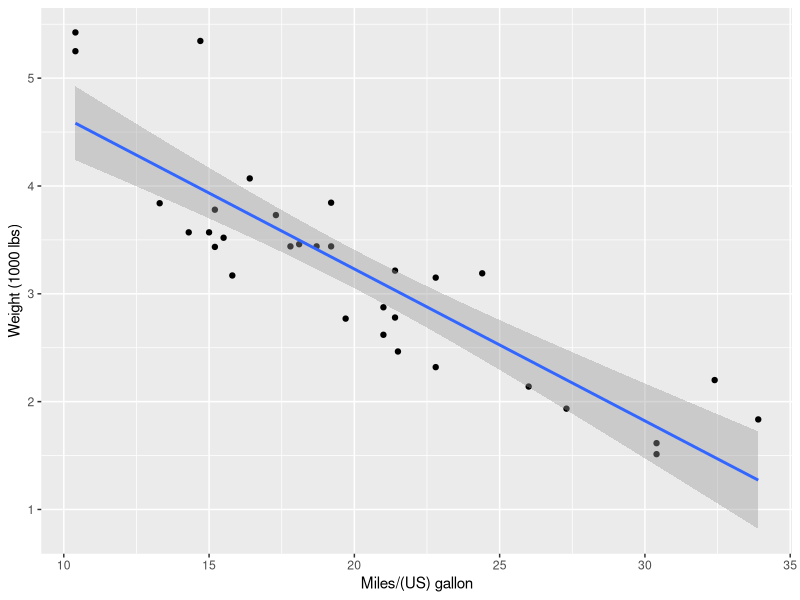
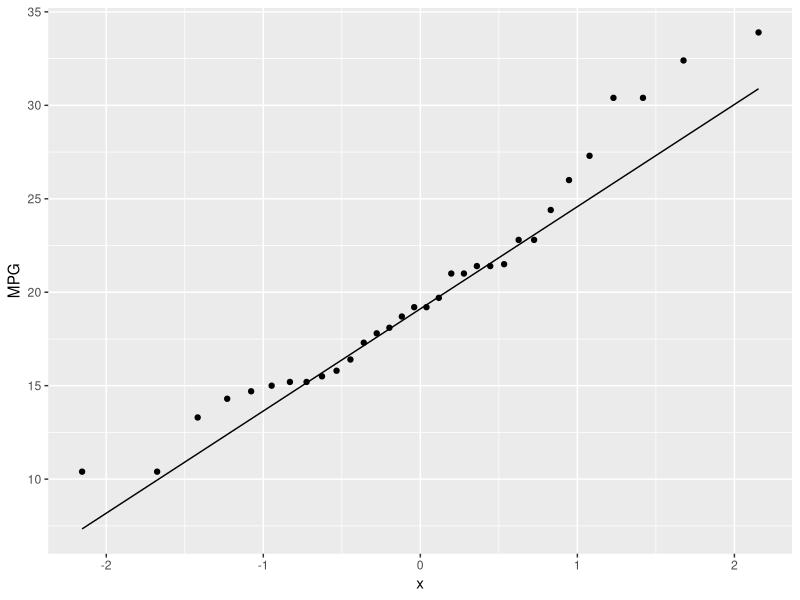
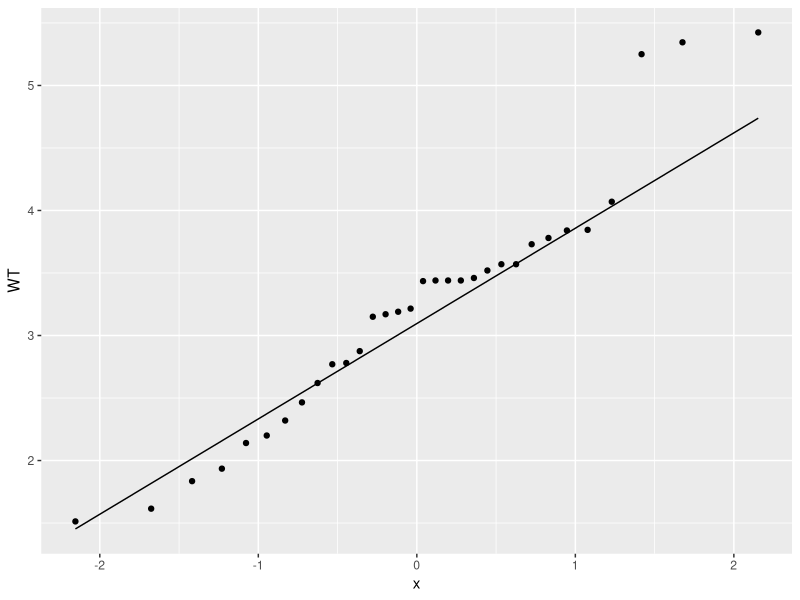
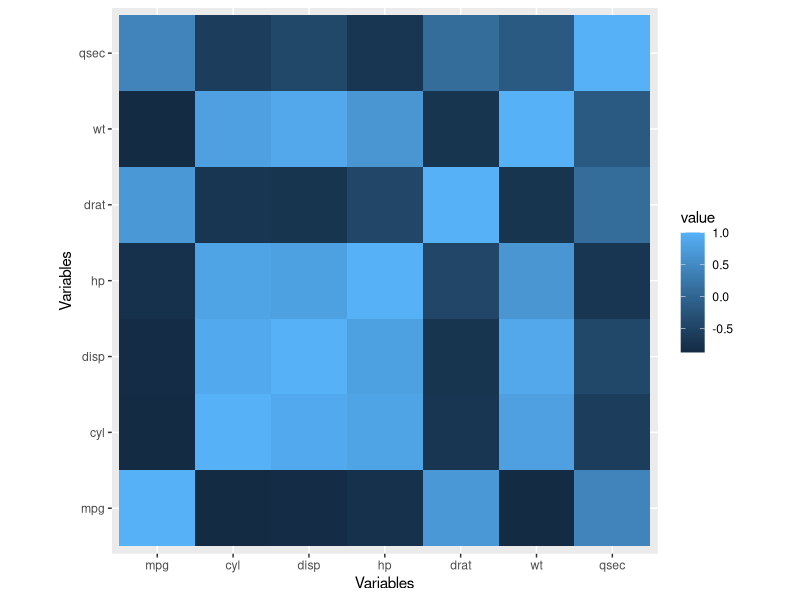
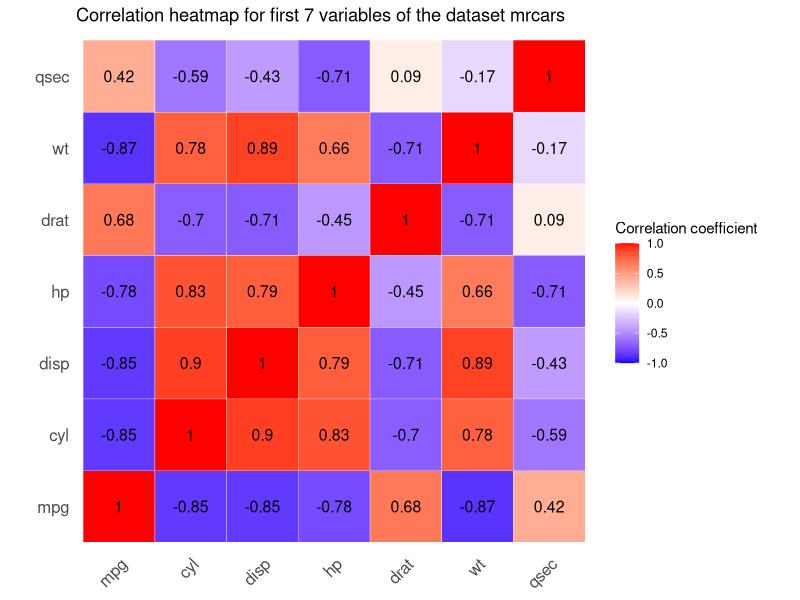

The R source for these figures, in order:
## ---- chunk 1
data("mtcars")
head(mtcars)
## ---- chunk 2
library(ggplot2)
ggplot(mtcars, aes(x = mpg, y = wt)) + 
  geom_point() + 
  geom_smooth(method = lm) + 
  labs(x = "Miles/(US) gallon", y = "Weight (1000 lbs)")
## ---- chunk 3
## Q-Q plot for mpg
ggplot(mtcars, aes(sample = mpg)) +
  stat_qq() +
  stat_qq_line() + 
  labs(y = "MPG")

## Q-Q plot for mp
ggplot(mtcars, aes(sample = wt)) +
  stat_qq() +
  stat_qq_line() +
  labs(y = "WT")
## ---- chunk 4
shapiro.test(mtcars$mpg)
shapiro.test(mtcars$wt)
## ---- chunk 5
library(tseries)
jarque.bera.test(mtcars$mpg)
jarque.bera.test(mtcars$wt)
## ---- chunk 6
cor.test(mtcars$wt, mtcars$mpg, method = "pearson", conf.level = 0.95)
## ---- chunk 7
cor.test(mtcars$wt, mtcars$mpg, method = "kendall")
## ---- chunk 8
cor.test(mtcars$wt, mtcars$mpg, method = "kendall")
## ---- chunk 9
mtcars_new <- mtcars[,c(1:7)]
corrmat_pearson <- cor(mtcars_new, method = "pearson")
corrmat_pearson
## ---- chunk 10
library(reshape)
melted_corrmat_pearson <- melt(corrmat_pearson)
head(melted_corrmat_pearson)
## ---- chunk 11
ggplot(melted_corrmat_pearson, aes(x = X1, y = X2, fill = value)) + 
  geom_tile() + 
  labs(x = 'Variables', y = 'Variables') + 
  coord_fixed()
## ---- chunk 12
corrmat_pearson_rounded <- round(corrmat_pearson, 2)
melted_corrmat_pearson_rounded <- melt(corrmat_pearson_rounded)

ggplot(melted_corrmat_pearson_rounded, aes(x = X1, y = X2, fill = value)) + 
  labs(title = "Correlation heatmap for first 7 variables of the dataset mrcars") + 
  geom_tile(color = "white") + 
  scale_fill_gradient2(low = "blue", mid = "white", high = "red", midpoint = 0, limit = c(-1,1), 
                      space = "Lab", name = "Correlation coefficient") +
  theme_minimal() +
  theme(axis.text.x = element_text(angle = 45, size = 12, hjust = 1, vjust = 1), 
        axis.text.y = element_text(size = 12, hjust = 1, vjust = 0.5),
        axis.title.x = element_blank(), axis.title.y = element_blank(),
        panel.grid.major = element_blank(),
        panel.border = element_blank(),
        panel.background = element_blank(),
        axis.ticks = element_blank()) + 
  geom_text(aes(x = X1, y = X2, label = value), color = "black", size = 4) + 
  coord_fixed()
